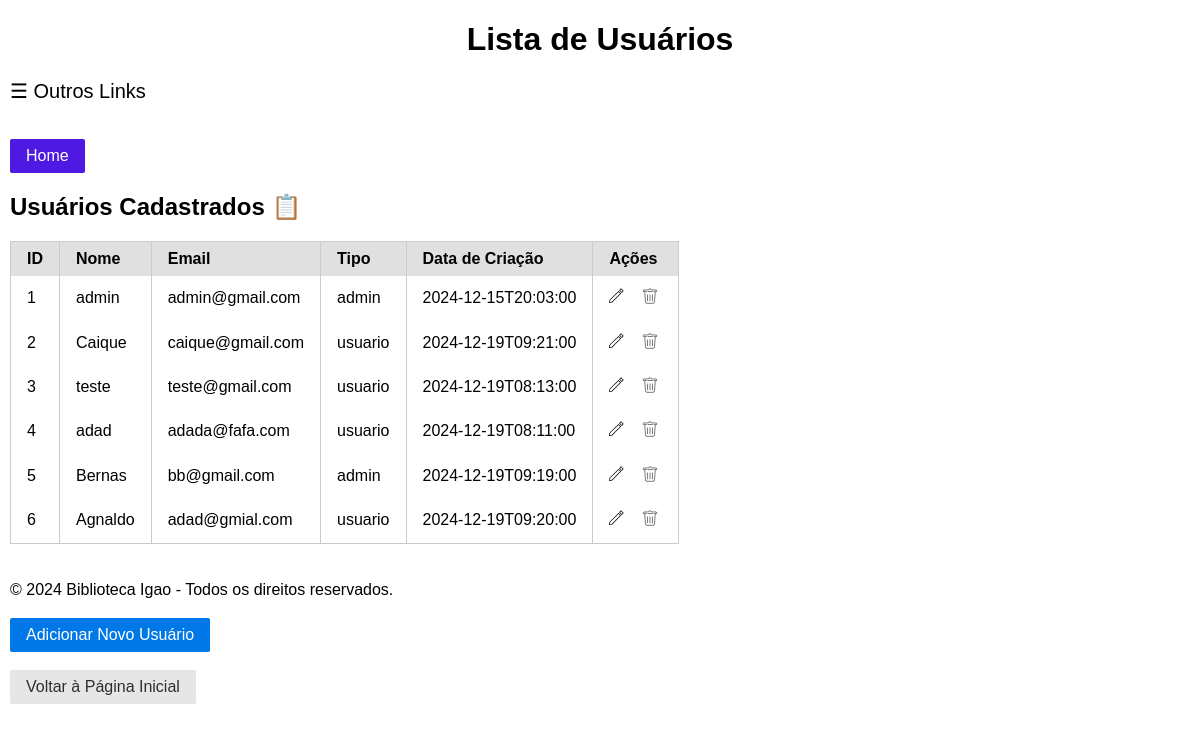
Before: /users/ with the older database file.
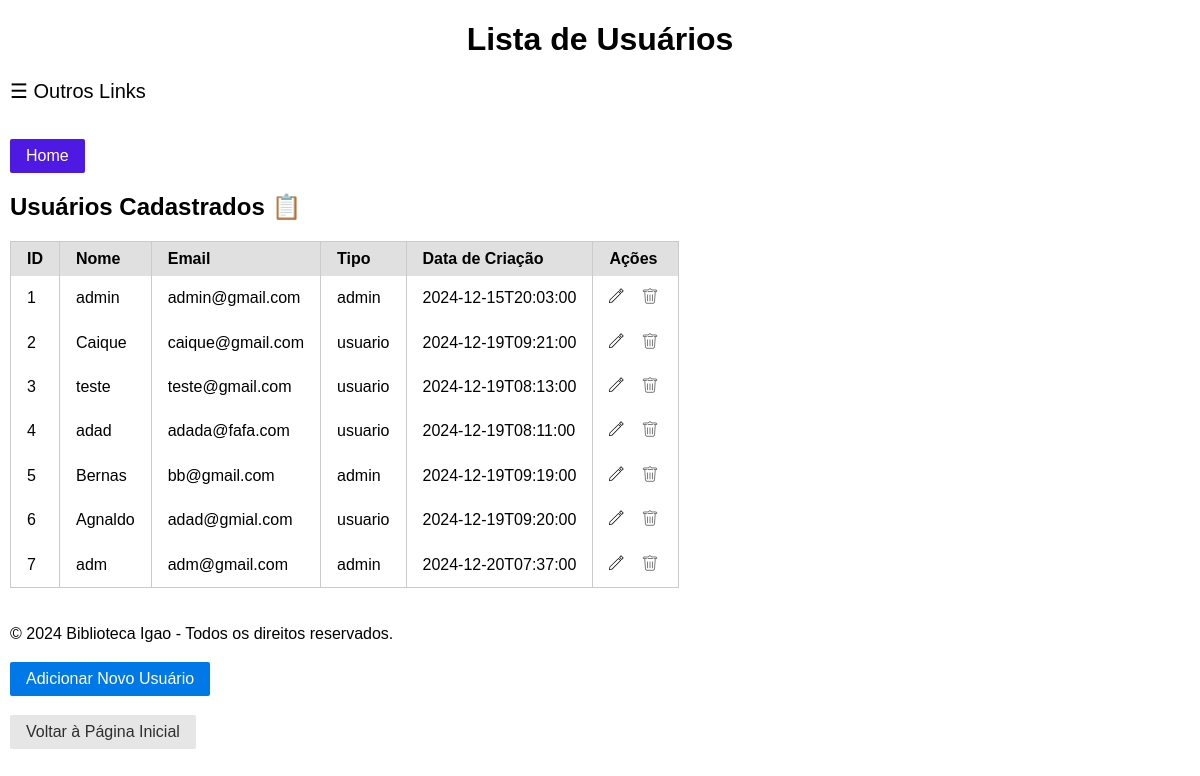
After: the same page with the newer database file.
### Uniao/model/Usuarios.py (models this page shows)
class Usuarios(database.Model):
    id = database.Column(database.Integer, primary_key=True)
    nome = database.Column(database.String(100), nullable=False)
    email = database.Column(database.String(120), unique=True, nullable=False)
    senha = database.Column(database.String(255), nullable=False)
    tipo = database.Column(database.String(20), nullable=False)
    data_criacao = database.Column(database.DateTime, nullable=False)
    emprestimos = database.relationship("Emprestimos", back_populates="usuario", lazy=True)
    reservas = database.relationship("Reservas", back_populates="usuario", lazy=True)
    multas = database.relationship("Multas", back_populates="usuario", lazy=True)
    def JSonificar(self):
        return {
            "id": self.id,
            "nome": self.nome,
            "email": self.email,
            "tipo": self.tipo,
            "data_criacao": self.data_criacao.isoformat(),
            "emprestimos": [emprestimo.JSonificar() for emprestimo in self.emprestimos],
            "reservas": [reserva.JSonificar() for reserva in self.reservas],
            "multas": [multa.JSonificar() for multa in self.multas]
        }

### Uniao/controller/UsuarioController.py (the view)
@usuarioController.route('/', methods=['GET'])
def view_usuarios():
    try:
        usuarios = usuariosRepository.listarTodosJSON()
        return render_template("Usuario/usuarios.html", usuarios=usuarios)
    except Exception as e:
        flash(f"Erro ao carregar os usuários: {e}", "error")
        return render_template("Usuario/usuarios.html", usuarios=[])

### Uniao/DAO/UsuarioDAO.py (called while the page is built)
    @staticmethod
    def listar_todos():
        return Usuarios.query.all()

### Uniao/model/Emprestimos.py (called while the page is built)
    def JSonificar(self):
        return {
            "id": self.id,
            "usuario": self.usuario.nome,
            "multas": self.multas,
            "livro": self.livro.titulo,
            "data_emprestimo": self.data_emprestimo.isoformat(),
            "data_devolucao_prevista": self.data_devolucao_prevista.isoformat(),
            "data_devolucao_real": self.data_devolucao_real.isoformat() if self.data_devolucao_real else None
        }

### Uniao/model/Multas.py (called while the page is built)
    def JSonificar(self):
        return {
            "id": self.id,
            "emprestimo": self.emprestimo,
            "usuario": self.usuario.nome,
            "valor": self.valor,
            "data_geracao": self.data_geracao.isoformat(),
            "status": self.status,
            "emprestimo_id": self.emprestimo_id
        }

### Uniao/repository/UsuarioRepository.py (called while the page is built)
    def listarTodosJSON(self):
        try:
            usuarios = self.usuarioDAO.listar_todos()
            return [usuario.JSonificar() for usuario in usuarios]
        except Exception as e:
            print(f"Erro ao listar todos os usuarios: {e}")
            return []

### Uniao/templates/Usuario/usuarios.html (shortened to what this page needs)
<!DOCTYPE html>
<html lang="pt-br">
<head>
    <link rel="stylesheet" href="{{ url_for('static', filename='css/base.css') }}">
    <link rel="stylesheet" href="{{ url_for('static', filename='css/formulario.css') }}">
    <link rel="stylesheet" href="{{ url_for('static', filename='css/table.css') }}">
</head>
<body>
    <header>
        <h1 class="centralizar">Lista de Usuários</h1>
    </header>
    <main>
        <span style="font-size:20px;cursor:pointer" onclick="openNav()">&#9776; Outros Links</span><br><br>
        <br>
        <a href=" {{ url_for('bp_inicio.index')}}" class="pure-button pure-button-purple">Home</a>
        <br>
        <h2>Usuários Cadastrados 📋</h2>
        <table class="pure-table">
            <thead>
                <tr>
                    <th>ID</th>
                    <th>Nome</th>
                    <th>Email</th>
                    <th>Tipo</th>
                    <th>Data de Criação</th>
                    <th>Ações</th>
                </tr>
            </thead>
            <tbody>
                {% if usuarios %}
                {% for usuario in usuarios %}
                <tr>
                    <td>{{ usuario.id }}</td>
                    <td>{{ usuario.nome }}</td>
                    <td>{{ usuario.email }}</td>
                    <td>{{ usuario.tipo }}</td>
                    <td>{{ usuario.data_criacao }}</td>
                    <td>
                        <button  class="imagem-botao" style="display:inline;">
                            <a href="{{ url_for('bp_usuario.edit_usuario', usuario_id=usuario.id) }}"><img src="{{url_for('static', filename='img/pencil.svg')}}" alt="Editar"></a>
                        </button>
                        <form action="{{ url_for('bp_usuario.delete_usuario', usuario_id=usuario.id) }}" method="POST" style="display:inline;">
                                <button type="submit" style="cursor: pointer;" class="imagem-botao" onclick="return confirm('Tem certeza que deseja excluir este usuário?')">
                                    <img style="cursor: pointer;" src="{{url_for('static', filename='img/delete.svg')}}" alt="Excluir">
                                </button>
                        </form>
                    </td>
                </tr>
                {% endfor %}
                {% else %}
                <tr>
                    <td colspan="6">Nenhum usuário encontrado.</td>
                </tr>
                {% endif %}
            </tbody>
        </table>
        <br>
    </main>
    {% include "Bases/rodape.html"%}
    <button class="pure-button pure-button-primary"><a href="{{ url_for('bp_usuario.add_usuario') }}">Adicionar Novo Usuário</a></button><br><br>
    <button class="pure-button"><a href="{{ url_for('bp_inicio.index') }}" class="button">Voltar à Página Inicial</a></button>
</body>
</html>

Changed rows visible on the page:
added Usuarios: id "7", nome "adm", email "adm@gmail.com", tipo "admin", data_criacao "2024-12-20T07:37:00"
